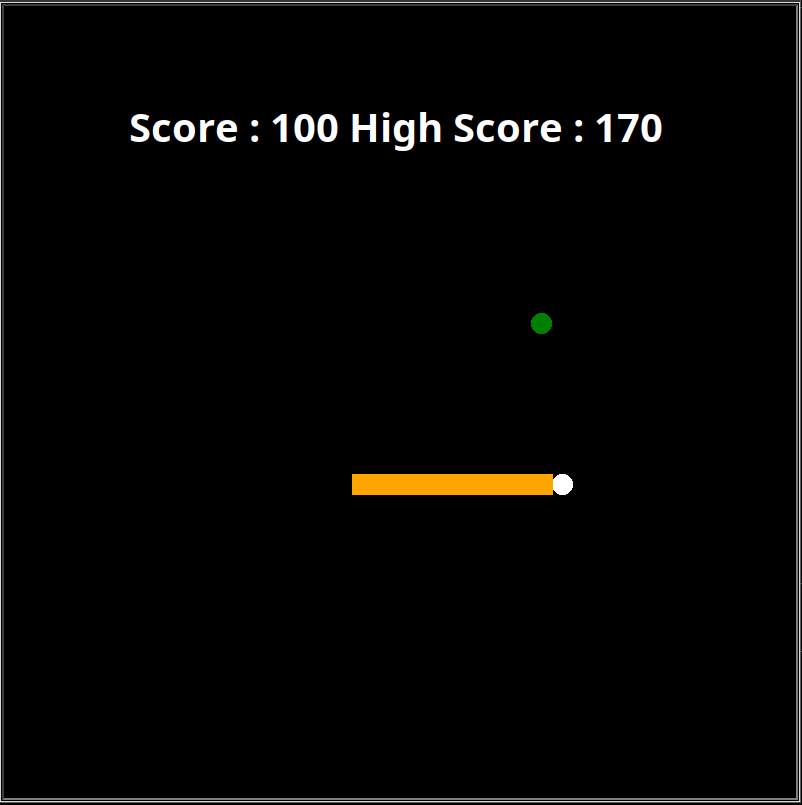

The Python source for this figure:
import turtle
import time
import random

delay = 0.1
score = 0
high_score = 0


# Creating a window screen
wn = turtle.Screen()
wn.title("Snake Game")
wn.bgcolor("black")
wn.setup(width=800, height=800)
wn.tracer(0)

# head of the snake
head = turtle.Turtle()
head.shape("circle")
head.color("white")
head.penup()
head.goto(0, 0)
head.direction = "Stop"

# food in the game
food = turtle.Turtle()
colors = random.choice(['red', 'green', 'black'])
shapes = random.choice(['square', 'triangle', 'circle'])
food.speed(0)
food.shape(shapes)
food.color(colors)
food.penup()
food.goto(0, 100)

pen = turtle.Turtle()
pen.speed(0)
pen.shape("square")
pen.color("white")
pen.penup()
pen.hideturtle()
pen.goto(0, 250)
pen.write("Score : 0 High Score : 0", align="center",
		font=("candara", 24, "bold"))


# assigning key directions
def group():
	if head.direction != "down":
		head.direction = "up"


def godown():
	if head.direction != "up":
		head.direction = "down"


def goleft():
	if head.direction != "right":
		head.direction = "left"


def goright():
	if head.direction != "left":
		head.direction = "right"


def move():
	if head.direction == "up":
		y = head.ycor()
		head.sety(y+20)
	if head.direction == "down":
		y = head.ycor()
		head.sety(y-20)
	if head.direction == "left":
		x = head.xcor()
		head.setx(x-20)
	if head.direction == "right":
		x = head.xcor()
		head.setx(x+20)


wn.listen()
wn.onkeypress(group, "w")
wn.onkeypress(godown, "s")
wn.onkeypress(goleft, "a")
wn.onkeypress(goright, "d")

segments = []


# Main Gameplay
while True:
	wn.update()
	if head.xcor() > 290 or head.xcor() < -290 or head.ycor() > 290 or head.ycor() < -290:
		time.sleep(1)
		head.goto(0, 0)
		head.direction = "Stop"
		colors = random.choice(['red', 'blue', 'green'])
		shapes = random.choice(['square', 'circle'])
		for segment in segments:
			segment.goto(1000, 1000)
		segments.clear()
		score = 0
		delay = 0.1
		pen.clear()
		pen.write("Score : {} High Score : {} ".format(
			score, high_score), align="center", font=("candara", 24, "bold"))
	if head.distance(food) < 20:
		x = random.randint(-270, 270)
		y = random.randint(-270, 270)
		food.goto(x, y)

		# Adding segment
		new_segment = turtle.Turtle()
		new_segment.speed(0)
		new_segment.shape("square")
		new_segment.color("orange") # tail colour
		new_segment.penup()
		segments.append(new_segment)
		delay -= 0.001
		score += 10
		if score > high_score:
			high_score = score
		pen.clear()
		pen.write("Score : {} High Score : {} ".format(
			score, high_score), align="center", font=("candara", 24, "bold"))
	# Checking for head collisions with body segments
	for index in range(len(segments)-1, 0, -1):
		x = segments[index-1].xcor()
		y = segments[index-1].ycor()
		segments[index].goto(x, y)
	if len(segments) > 0:
		x = head.xcor()
		y = head.ycor()
		segments[0].goto(x, y)
	move()
	for segment in segments:
		if segment.distance(head) < 20:
			time.sleep(1)
			head.goto(0, 0)
			head.direction = "stop"
			colors = random.choice(['red', 'blue', 'green'])
			shapes = random.choice(['square', 'circle'])
			for segment in segments:
				segment.goto(1000, 1000)
			segment.clear()

			score = 0
			delay = 0.1
			pen.clear()
			pen.write("Score : {} High Score : {} ".format(
				score, high_score), align="center", font=("candara", 24, "bold"))
	time.sleep(delay)

wn.mainloop()
